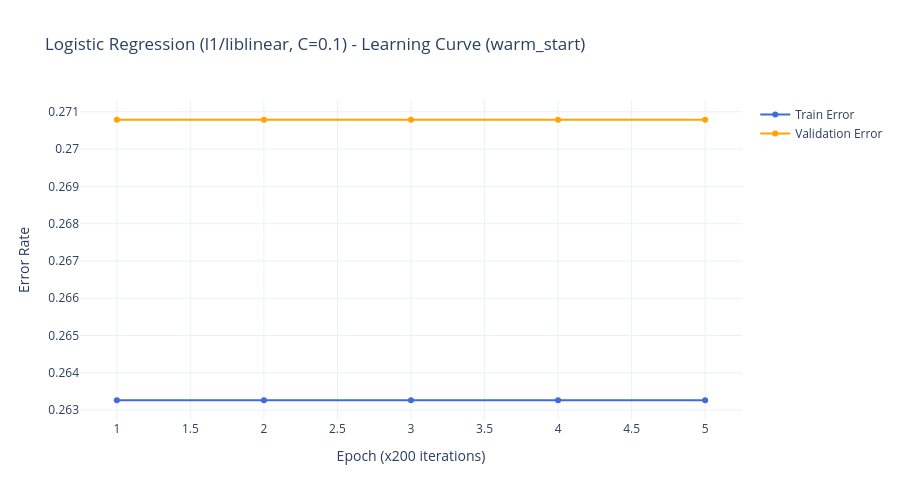

Notebook cell for this chart:
### Code cell
epoch_range = list(range(1, 6))  # 5 epochs
lr_train_curve = []
lr_val_curve = []

# warm_start to keep training, max_iter is 200 to reach 1000 by the end
for epoch in epoch_range:
    lr_epoch = LogisticRegression(
        penalty=best_penalty, solver=best_solver, C=best_C,
        max_iter=epoch * 200, warm_start=True,
        random_state=42, **best_extra
    )
    lr_epoch.fit(X_train_scaled, y_train)
    lr_train_curve.append(1 - lr_epoch.score(X_train_scaled, y_train))
    lr_val_curve.append(1 - lr_epoch.score(X_val_scaled, y_val))
    print(f"Epoch {epoch} (max_iter={epoch*200})  Train Error: {lr_train_curve[-1]:.4f}  Val Error: {lr_val_curve[-1]:.4f}")

fig = go.Figure()
fig.add_trace(go.Scatter(
    x=epoch_range, y=lr_train_curve,
    mode='lines+markers', name='Train Error',
    line=dict(color='royalblue')
))
fig.add_trace(go.Scatter(
    x=epoch_range, y=lr_val_curve,
    mode='lines+markers', name='Validation Error',
    line=dict(color='orange')
))
fig.update_layout(
    title=f'Logistic Regression ({best_lr_label}, C={best_C}) - Learning Curve (warm_start)',
    xaxis_title='Epoch (x200 iterations)',
    yaxis_title='Error Rate',
    template='plotly_white',
    height=500
)
fig.show()

### Figure 1 — Plotly figure (JSON) as saved in the notebook; plotly's stock layout.template omitted (floating-point values rounded to 4 significant figures)
{"data": [{"line": {"color": "royalblue"}, "mode": "lines+markers", "name": "Train Error", "type": "scatter", "x": [1, 2, 3, 4, 5], "y": [0.2633, 0.2633, 0.2633, 0.2633, 0.2633]}, {"line": {"color": "orange"}, "mode": "lines+markers", "name": "Validation Error", "type": "scatter", "x": [1, 2, 3, 4, 5], "y": [0.2708, 0.2708, 0.2708, 0.2708, 0.2708]}], "layout": {"height": 500, "title": {"text": "Logistic Regression (l1/liblinear, C=0.1) - Learning Curve (warm_start)"}, "xaxis": {"title": {"text": "Epoch (x200 iterations)"}}, "yaxis": {"title": {"text": "Error Rate"}}}}
